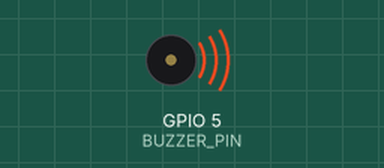
The program below on a simulated ESP32. Shown: buzzer (waves = sounding).

Above: at 0.15 s.
At 4.6 s:
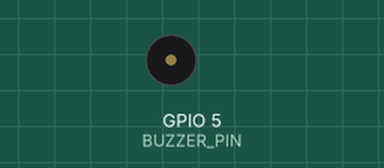
Timing chart, 0 to 6.9 s (numbered marks = the images above):
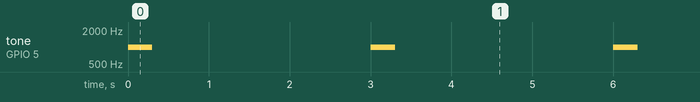

Measured:
- by itself, tone on GPIO 5 (BUZZER_PIN): alternates 1000 Hz for 0.30 s and silent for 2.7 s

The program:

main.cpp
```cpp
// Buzzer Interfacing — FreeRTOS Task Version
// A binary semaphore lets any other task "request a beep" without
// waiting for it to finish or knowing anything about how the tone
// is generated. The buzzer task blocks on the semaphore using no
// CPU until something gives it.

#include <Arduino.h>

#define BUZZER_PIN 5
#define BUZZER_CHANNEL 0

SemaphoreHandle_t buzzerSemaphore;

void buzzerTask(void *parameter) {
  while (true) {
    xSemaphoreTake(buzzerSemaphore, portMAX_DELAY);

    ledcSetup(BUZZER_CHANNEL, 1000, 8);      // 1 kHz, 8-bit
    ledcAttachPin(BUZZER_PIN, BUZZER_CHANNEL);

    ledcWrite(BUZZER_CHANNEL, 128);          // 50% duty
    vTaskDelay(pdMS_TO_TICKS(300));

    ledcWrite(BUZZER_CHANNEL, 0);            // stop tone
  }
}

// Call this from any other task (button press, alert condition, etc.)
// to request a beep without blocking the caller.
void requestBeep() {
  xSemaphoreGive(buzzerSemaphore);
}

void setup() {
  buzzerSemaphore = xSemaphoreCreateBinary();
  xTaskCreate(buzzerTask, "Buzzer Task", 2048, NULL, 1, NULL);
}

void loop() {
  // Demo trigger — in a real project this call would come from
  // wherever the alert condition actually happens
  requestBeep();
  vTaskDelay(pdMS_TO_TICKS(3000));
}
```
